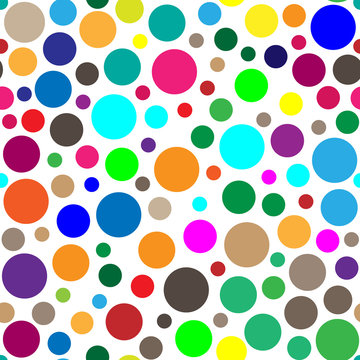
#> input picture c_03/circles.jpg, 360 x 360 px
$ python '04 Hough Circle Transform.py'
#> lines starting #> are read from the running program, lines starting #| are printed output that depends on the picture
import numpy as np
import cv2 as cv
import matplotlib.pyplot as plt

img = cv.imread('circles.jpg', cv.IMREAD_GRAYSCALE)
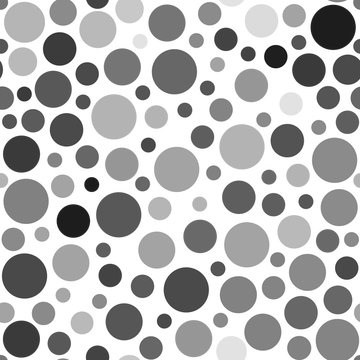
#> img: shape (360, 360); min 0, max 255, mean 183.2

img = cv.medianBlur(img,5)
cimg = cv.cvtColor(img,cv.COLOR_GRAY2BGR)

#The function finds circles in a grayscale image using a modification of the Hough transform.
circles = cv.HoughCircles(img,method = cv.HOUGH_GRADIENT,dp = 1,minDist = 20,param1=50,param2=30,minRadius=0,maxRadius=100)
#> circles = 92 rows, first 8: [332.5, 26.5, 22.5], [113.5, 116.5, 22.9], [241.5, 146.5, 22.9], [166.5, 22.5, 18.6], [334.5, 159.5, 22.1], [176.5, 168.5, 22.1], [173.5, 71.5, 22.1], [308.5, 69.5, 16.8]

circles = np.uint16(np.around(circles))
#> circles = 92 rows, first 8: [332, 26, 22], [114, 116, 23], [242, 146, 23], [166, 22, 19], [334, 160, 22], [176, 168, 22], [174, 72, 22], [308, 70, 17]

for i in circles[0,:]:
    # draw the outer circle
    cv.circle(cimg,(i[0],i[1]),i[2],(0,255,0),2)
    # draw the center of the circle
    cv.circle(cimg,(i[0],i[1]),2,(0,0,255),3)
#> this loop made 92 passes
#> i on passes 1 to 12: [332, 26, 22], [114, 116, 23], [242, 146, 23], [166, 22, 19], [334, 160, 22], [176, 168, 22], [174, 72, 22], [308, 70, 17], [24, 276, 23], [26, 200, 23], [246, 244, 23], [70, 262, 19]
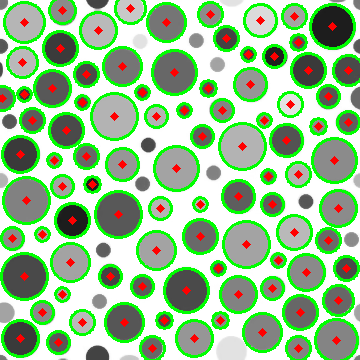
#> cimg: shape (360, 360, 3); mean B, G, R 146.2, 193.5, 153.6
cv.imshow('detected circles',cimg)
cv.waitKey(0)
cv.destroyAllWindows()

"""
TASKS:
- play with "cv.HoughCircles" parameters:

method -the available detection methods are #HOUGH_GRADIENT and #HOUGH_GRADIENT_ALT.

dp Inverse ratio of the accumulator resolution to the image resolution,
dp=1 , the accumulator has the same resolution as the input image,
dp=2 , the accumulator has half as big width and height,
for #HOUGH_GRADIENT_ALT the recommended value is dp=1.5, unless some small very circles need to be detected.

minDist Minimum distance between the centers of the detected circles.
param1 the higher threshold of the two passed to the Canny edge detector.
param2 Second method-specific parameter.
In case of #HOUGH_GRADIENT, it is the accumulator threshold for the circle centers at the detection stage.
The smaller it is, the more false circles may be detected.
Circles, corresponding to the larger accumulator values, will be returned first.
In the case of #HOUGH_GRADIENT_ALT algorithm, this is the circle "perfectness" measure.
The closer it to 1, the better shaped circles algorithm selects.
In most cases 0.9 should be fine.
If you want get better detection of small circles, you may decrease it to 0.85, 0.8 or even less.
But then also try to limit the search range [minRadius, maxRadius] to avoid many false circles.

minRadius Minimum circle radius.

maxRadius Maximum circle radius. If <= 0, uses the maximum image dimension.
If < 0, #HOUGH_GRADIENT returns centers without finding the radius. #HOUGH_GRADIENT_ALT always computes circle radiuses.

- play with "cv.circle" parameters

- import 'eyes.jpg' and detect eyes
img = cv.imread('eyes.jpg', cv.IMREAD_GRAYSCALE)
cimg = cv.medianBlur(img,13)
circles = cv.HoughCircles(cimg,method = cv.HOUGH_GRADIENT,dp = 1,minDist = 200,param1=60,param2=30,minRadius=40,maxRadius=100)
"""

#houghcircles params

tests = [
    ("default", 1, 20, 50, 30, 0, 100),
    ("more circles", 1, 20, 50, 20, 0, 100),
    ("less circles", 1, 20, 50, 50, 0, 100),
    ("bigger dp", 2, 20, 50, 30, 0, 100),
    ("far centers", 1, 50, 50, 30, 0, 100),
]

plt.figure(figsize=(12,8))

for i, (title, dp, minDist, p1, p2, rmin, rmax) in enumerate(tests):
    img = cv.imread('circles.jpg', cv.IMREAD_GRAYSCALE)
    img_blur = cv.medianBlur(img,5)
    cimg = cv.cvtColor(img_blur, cv.COLOR_GRAY2BGR)

    circles = cv.HoughCircles(img_blur, cv.HOUGH_GRADIENT,
                              dp=dp, minDist=minDist,
                              param1=p1, param2=p2,
                              minRadius=rmin, maxRadius=rmax)
#> circles = 92 rows, first 8: [332.5, 26.5, 22.5], [113.5, 116.5, 22.9], [241.5, 146.5, 22.9], [166.5, 22.5, 18.6], [334.5, 159.5, 22.1], [176.5, 168.5, 22.1], [173.5, 71.5, 22.1], [308.5, 69.5, 16.8]

    if circles is not None:
        circles = np.uint16(np.around(circles))
#> circles = 92 rows, first 8: [332, 26, 22], [114, 116, 23], [242, 146, 23], [166, 22, 19], [334, 160, 22], [176, 168, 22], [174, 72, 22], [308, 70, 17]
        for c in circles[0,:]:
            cv.circle(cimg,(c[0],c[1]),c[2],(0,255,0),2)
            cv.circle(cimg,(c[0],c[1]),2,(0,0,255),3)
#> this loop made 92 passes

    plt.subplot(2,3,i+1)
    plt.imshow(cv.cvtColor(cimg, cv.COLOR_BGR2RGB))
    plt.title(title)
    plt.xticks([]); plt.yticks([])

plt.tight_layout()
plt.show()
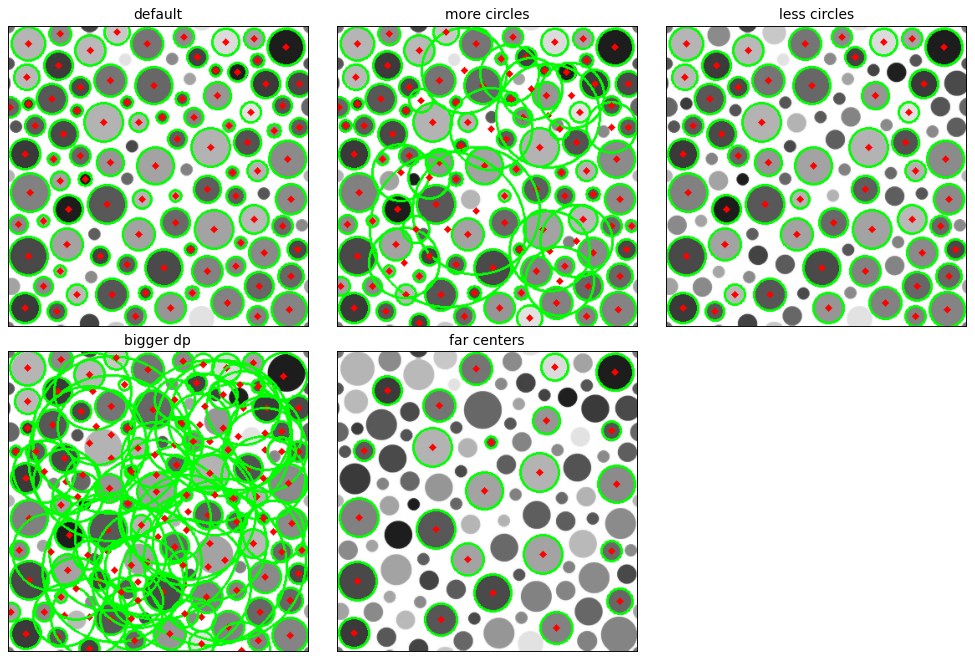
#> figure drawn by matplotlib, 5 panels

#cv circle params

#cv.circle(cimg,(c[0],c[1]),c[2],(255,0,0),4)  # thicker

cv.circle(cimg,(c[0],c[1]),5,(0,255,255),-1)  # filled
plt.imshow(cv.cvtColor(cimg, cv.COLOR_BGR2RGB))
plt.title("Detected circles (blue edge + yellow center)")
plt.xticks([]); plt.yticks([])
plt.show()

# eye detection

img = cv.imread('eyes.jpg', cv.IMREAD_GRAYSCALE)
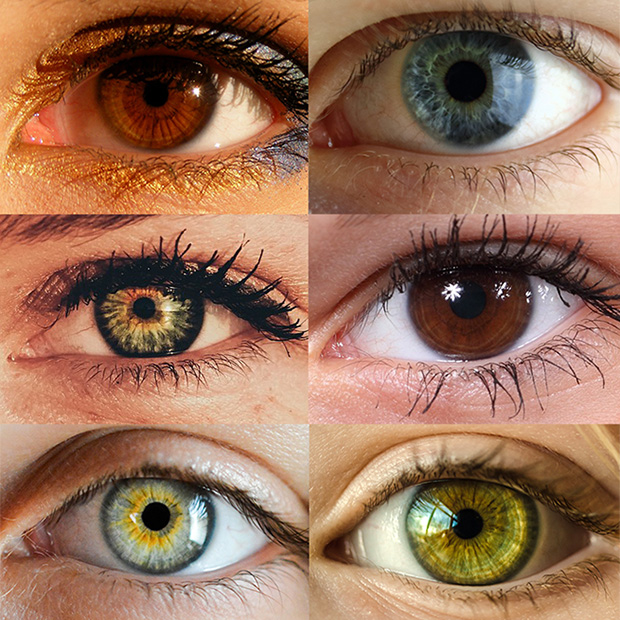
#> input picture c_03/eyes.jpg, 620 x 620 px
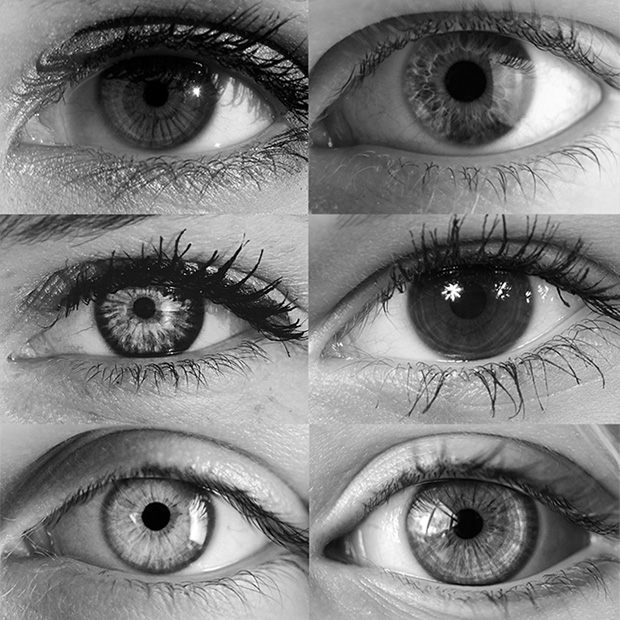
#> img: shape (620, 620); min 0, max 255, mean 123.3
blur = cv.medianBlur(img,13)
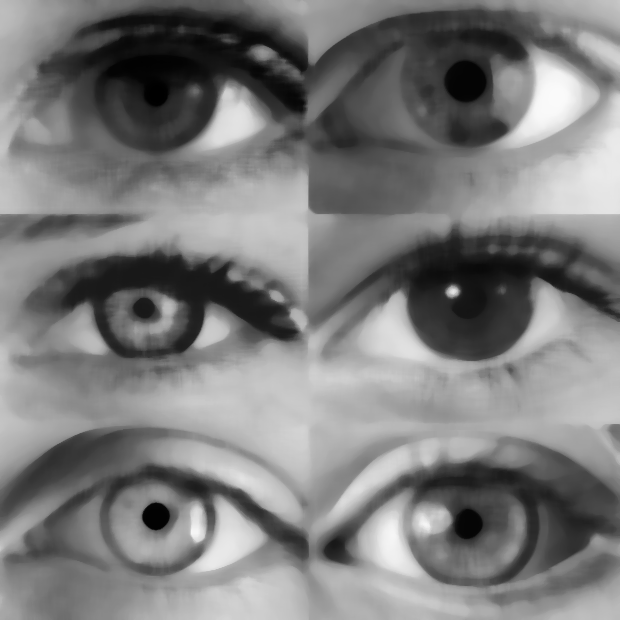
#> blur: shape (620, 620); min 0, max 250, mean 123.6
cimg = cv.cvtColor(blur, cv.COLOR_GRAY2BGR)
#> cimg: shape (620, 620, 3)

circles = cv.HoughCircles(blur, cv.HOUGH_GRADIENT,
                          dp=1,
                          minDist=200,
                          param1=60,
                          param2=30,
                          minRadius=40,
                          maxRadius=100)

if circles is not None:
    circles = np.uint16(np.around(circles))
    for c in circles[0,:]:
        cv.circle(cimg,(c[0],c[1]),c[2],(0,255,0),2)
        cv.circle(cimg,(c[0],c[1]),2,(0,0,255),3)
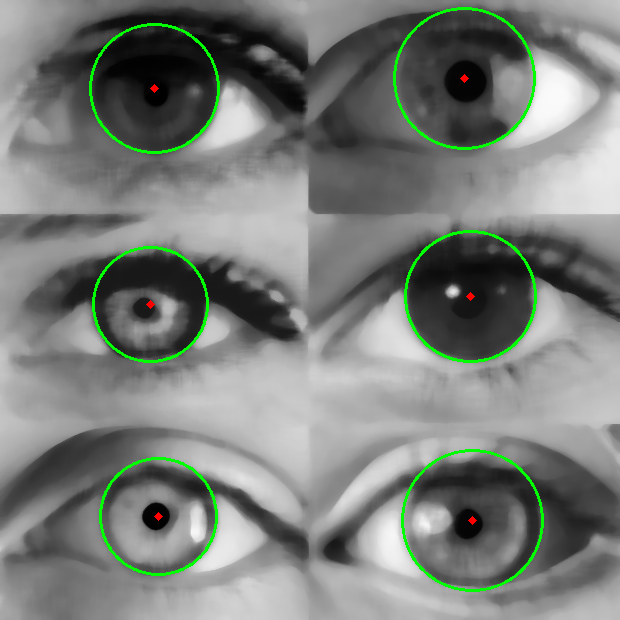
#> cimg: shape (620, 620, 3); mean B, G, R 121.8, 126.5, 122

plt.imshow(cv.cvtColor(cimg, cv.COLOR_BGR2RGB))
plt.title("Detected Eyes")
plt.xticks([]); plt.yticks([])
plt.show()
